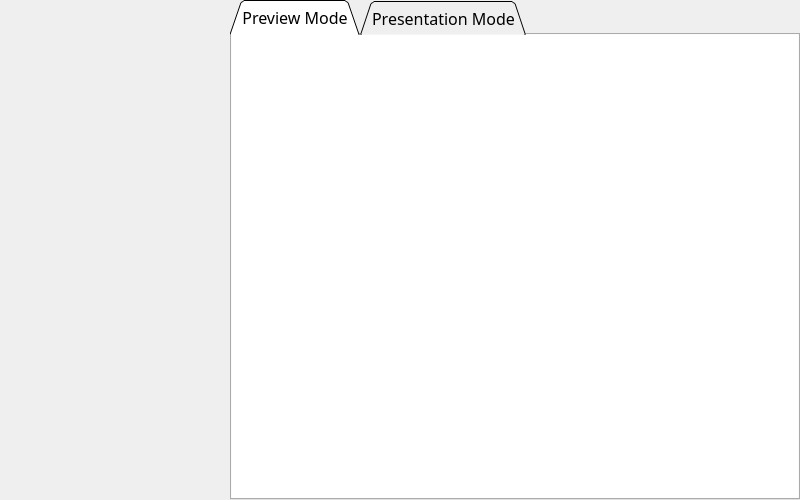
<?xml version="1.0" encoding="UTF-8"?>
<ui version="4.0">
 <class>AppTutorial</class>
 <widget class="QDialog" name="AppTutorial">
  <property name="geometry">
   <rect>
    <x>0</x>
    <y>0</y>
    <width>800</width>
    <height>500</height>
   </rect>
  </property>
  <property name="font">
   <font>
    <family>Trebuchet MS</family>
    <pointsize>12</pointsize>
   </font>
  </property>
  <property name="windowTitle">
   <string>How it Works</string>
  </property>
  <property name="windowIcon">
   <iconset resource="../icons/icons.qrc">
    <normaloff>:/icons/app_icon</normaloff>:/icons/app_icon</iconset>
  </property>
  <property name="sizeGripEnabled">
   <bool>false</bool>
  </property>
  <layout class="QVBoxLayout" name="MainLayout">
   <property name="spacing">
    <number>0</number>
   </property>
   <property name="leftMargin">
    <number>0</number>
   </property>
   <property name="topMargin">
    <number>0</number>
   </property>
   <property name="rightMargin">
    <number>0</number>
   </property>
   <property name="bottomMargin">
    <number>0</number>
   </property>
   <item>
    <layout class="QHBoxLayout" name="CentralWidget">
     <property name="spacing">
      <number>0</number>
     </property>
     <property name="bottomMargin">
      <number>0</number>
     </property>
     <item>
      <layout class="QVBoxLayout" name="PanelLeft">
       <item>
        <widget class="QLabel" name="LblSidebar">
         <property name="sizePolicy">
          <sizepolicy hsizetype="Minimum" vsizetype="Minimum">
           <horstretch>0</horstretch>
           <verstretch>0</verstretch>
          </sizepolicy>
         </property>
         <property name="minimumSize">
          <size>
           <width>230</width>
           <height>490</height>
          </size>
         </property>
         <property name="pixmap">
          <pixmap resource="../images/images.qrc">:/images/Sidebar.png</pixmap>
         </property>
         <property name="alignment">
          <set>Qt::AlignLeading|Qt::AlignLeft|Qt::AlignTop</set>
         </property>
        </widget>
       </item>
      </layout>
     </item>
     <item>
      <layout class="QVBoxLayout" name="PanelRight">
       <item>
        <widget class="QTabWidget" name="HowsTabs">
         <property name="enabled">
          <bool>true</bool>
         </property>
         <property name="sizePolicy">
          <sizepolicy hsizetype="Expanding" vsizetype="Expanding">
           <horstretch>0</horstretch>
           <verstretch>0</verstretch>
          </sizepolicy>
         </property>
         <property name="minimumSize">
          <size>
           <width>0</width>
           <height>0</height>
          </size>
         </property>
         <property name="font">
          <font>
           <family>Trebuchet MS</family>
           <pointsize>12</pointsize>
           <weight>50</weight>
           <bold>false</bold>
          </font>
         </property>
         <property name="tabPosition">
          <enum>QTabWidget::North</enum>
         </property>
         <property name="tabShape">
          <enum>QTabWidget::Triangular</enum>
         </property>
         <property name="currentIndex">
          <number>0</number>
         </property>
         <property name="elideMode">
          <enum>Qt::ElideNone</enum>
         </property>
         <property name="documentMode">
          <bool>false</bool>
         </property>
         <property name="tabsClosable">
          <bool>false</bool>
         </property>
         <property name="movable">
          <bool>true</bool>
         </property>
         <property name="tabBarAutoHide">
          <bool>true</bool>
         </property>
         <widget class="QWidget" name="TabPage1">
          <property name="sizePolicy">
           <sizepolicy hsizetype="Preferred" vsizetype="Fixed">
            <horstretch>0</horstretch>
            <verstretch>0</verstretch>
           </sizepolicy>
          </property>
          <property name="font">
           <font>
            <family>Trebuchet MS</family>
            <pointsize>12</pointsize>
            <weight>50</weight>
            <bold>false</bold>
           </font>
          </property>
          <property name="accessibleName">
           <string extracomment="This has to be equal to the tab title in all the main tabs">History</string>
          </property>
          <attribute name="title">
           <string>Preview Mode</string>
          </attribute>
          <layout class="QVBoxLayout" name="LayoutTabPage1">
           <property name="spacing">
            <number>0</number>
           </property>
           <property name="leftMargin">
            <number>0</number>
           </property>
           <property name="topMargin">
            <number>0</number>
           </property>
           <property name="rightMargin">
            <number>0</number>
           </property>
           <property name="bottomMargin">
            <number>0</number>
           </property>
           <item>
            <widget class="QTextBrowser" name="TxtTab1">
             <property name="frameShape">
              <enum>QFrame::NoFrame</enum>
             </property>
             <property name="html">
              <string>&lt;!DOCTYPE HTML PUBLIC &quot;-//W3C//DTD HTML 4.0//EN&quot; &quot;http://www.w3.org/TR/REC-html40/strict.dtd&quot;&gt;
&lt;html&gt;&lt;head&gt;&lt;meta name=&quot;qrichtext&quot; content=&quot;1&quot; /&gt;&lt;style type=&quot;text/css&quot;&gt;
p, li { white-space: pre-wrap; }
&lt;/style&gt;&lt;/head&gt;&lt;body style=&quot; font-family:'Trebuchet MS','Trebuchet MS','Trebuchet MS'; font-size:12pt; font-weight:400; font-style:normal;&quot;&gt;
&lt;p style=&quot;-qt-paragraph-type:empty; margin-top:0px; margin-bottom:0px; margin-left:0px; margin-right:0px; -qt-block-indent:0; text-indent:0px;&quot;&gt;&lt;br /&gt;&lt;/p&gt;&lt;/body&gt;&lt;/html&gt;</string>
             </property>
            </widget>
           </item>
          </layout>
         </widget>
         <widget class="QWidget" name="TabPage2">
          <property name="font">
           <font>
            <family>Trebuchet MS</family>
            <pointsize>12</pointsize>
            <weight>50</weight>
            <bold>false</bold>
           </font>
          </property>
          <property name="accessibleName">
           <string extracomment="This has to be equal to the tab title in all the main tabs">History</string>
          </property>
          <attribute name="title">
           <string>Presentation Mode</string>
          </attribute>
          <layout class="QVBoxLayout" name="LayoutTabPage2">
           <property name="spacing">
            <number>0</number>
           </property>
           <property name="leftMargin">
            <number>0</number>
           </property>
           <property name="topMargin">
            <number>0</number>
           </property>
           <property name="rightMargin">
            <number>0</number>
           </property>
           <property name="bottomMargin">
            <number>0</number>
           </property>
           <item>
            <widget class="QTextBrowser" name="TxtTab2">
             <property name="frameShape">
              <enum>QFrame::NoFrame</enum>
             </property>
             <property name="frameShadow">
              <enum>QFrame::Plain</enum>
             </property>
             <property name="html">
              <string>&lt;!DOCTYPE HTML PUBLIC &quot;-//W3C//DTD HTML 4.0//EN&quot; &quot;http://www.w3.org/TR/REC-html40/strict.dtd&quot;&gt;
&lt;html&gt;&lt;head&gt;&lt;meta name=&quot;qrichtext&quot; content=&quot;1&quot; /&gt;&lt;style type=&quot;text/css&quot;&gt;
p, li { white-space: pre-wrap; }
&lt;/style&gt;&lt;/head&gt;&lt;body style=&quot; font-family:'Trebuchet MS','Trebuchet MS','Trebuchet MS'; font-size:12pt; font-weight:400; font-style:normal;&quot;&gt;
&lt;p style=&quot;-qt-paragraph-type:empty; margin-top:0px; margin-bottom:0px; margin-left:0px; margin-right:0px; -qt-block-indent:0; text-indent:0px;&quot;&gt;&lt;br /&gt;&lt;/p&gt;&lt;/body&gt;&lt;/html&gt;</string>
             </property>
            </widget>
           </item>
          </layout>
         </widget>
        </widget>
       </item>
      </layout>
     </item>
    </layout>
   </item>
  </layout>
 </widget>
 <resources>
  <include location="../icons/icons.qrc"/>
  <include location="../images/images.qrc"/>
 </resources>
 <connections/>
</ui>
